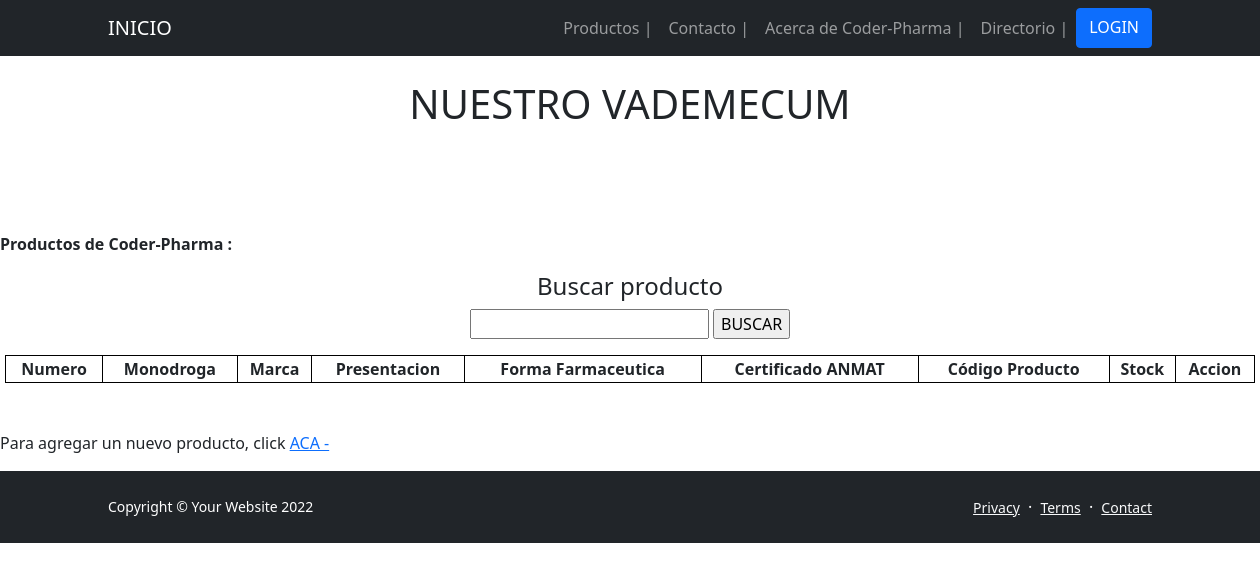
Page /App-Drogueria/Productos on the earlier database version.
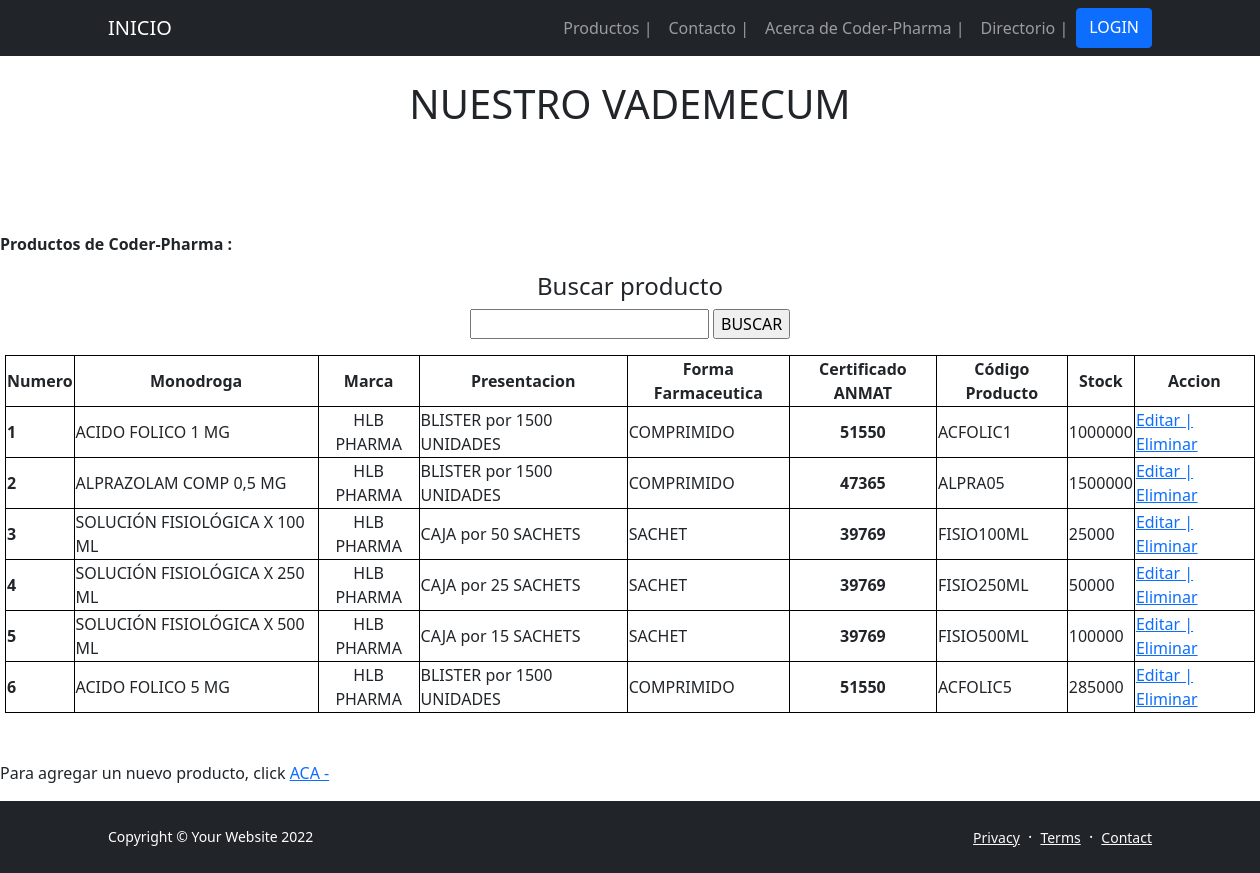
Same page on the later database version.
### App_DROGUERIA/models.py (models this page shows, shortened)
class PRODUCTO(models.Model):
    monodroga = models.CharField(max_length=50)
    marca = models.CharField(max_length=50) # Del laboratorio productor - Ej. Rivero, Drawer, Klonal, Bayer, Bago, etc.
    presentacion = models.CharField(max_length=50) # Presentacion de la caja/BLISTER - Ej.: BLISTER x 15 Comp / CAJA x 100 Ampollas
    formFarmaceutica = models.CharField(max_length=50) # Comprimido, Capsula, Sachet, Ampolla, Frasco Ampolla, etc.
    certificado = models.IntegerField() # ANMAT
    codigoProducto = models.CharField(max_length=50)
    stock = models.IntegerField()
    class meta():
        ordering = ('-monodroga',)

### App_DROGUERIA/views.py (the view)
# urls.py: path('Productos', Productos, name = "02_Productos"),
def Productos(request):
    productos = PRODUCTO.objects.all()
    return render(request,"02 - Productos.html", {"Vademecum": productos})

### App_DROGUERIA/Templates/02 - Productos.html
{% extends '00 - ORIGEN (b).html' %}
{% load static %}
{% block blockname %}
</head>
    <body>
        <br>
        <h1 class="text-center">NUESTRO VADEMECUM </h1>
        <br>
        <br>
        <br>
        <br>
        <p><b> Productos de Coder-Pharma : </b></p>
    <center>
        <h4 class="text-center"> Buscar producto </h4>
        <form action="{% url '02_BuscarProducto' %}" method="GET"> {% csrf_token %}
        <p><input type="text" name="monodroga">
        <input type="submit" value="BUSCAR">
        </p>
        </form>
        <table style="width: 1250px;">
            <tr>
                <th class="text-center">Numero</th>
                <th class="text-center">Monodroga</th>
                <th class="text-center">Marca</th>
                <th class="text-center">Presentacion</th>
                <th class="text-center">Forma Farmaceutica</th>
                <th class="text-center">Certificado ANMAT</th>
                <th class="text-center">Código Producto</th>
                <th class="text-center">Stock</th>
                <th class="text-center">Accion</th>
            </tr>
                {% for productos in Vademecum %}
            <tr>
                <th scope="row">{{forloop.counter}}</th>
                <td>{{productos.monodroga}}</td>
                <td class="text-center">{{productos.marca}}</td>
                <td>{{productos.presentacion}}</td>
                <td>{{productos.formFarmaceutica}}</td>
                <td class="text-center"><b>{{productos.certificado}}</b></td>
                <td>{{productos.codigoProducto}}</td>
                <td>{{productos.stock}}</td>
                <td>
                    <a href="{% url '02_EditaProducto' productos.id %}">Editar |</a>
                    <a href="{% url '02_EliminaProducto' productos.id %}">Eliminar</a>
                </td>
            </tr>
                {% endfor %}
        </table>
    </center>
    <br>
    <br>
    <p> Para agregar un nuevo producto, click  <a href="{% url '02_AgregaProducto' %}"> ACA -</a> </p>
    </body>
</html>
{% endblock blockname %}

### App_DROGUERIA/Templates/00 - ORIGEN (b).html (shortened to what this page needs)
<!DOCTYPE html>
<html lang="es">
    <head>
        {% load static %}
        <link href="https://cdn.jsdelivr.net/npm/bootstrap-icons@1.5.0/font/bootstrap-icons.css" rel="stylesheet" />
        <link href="{% static 'css/styles.css' %}" rel="stylesheet" />
        <link href="css/styles.css" rel="stylesheet" />
    </head>
    <body class="d-flex flex-column h-100">
        <main class="flex-shrink-0">
            <nav class="navbar navbar-expand-lg navbar-dark bg-dark">
                <div class="container px-5">
                    <a class="navbar-brand" href="{% url '01_Inicio' %}">INICIO</a>
                    <div class="collapse navbar-collapse" id="navbarSupportedContent">
                        <ul class="navbar-nav ms-auto mb-2 mb-lg-0">
                            <li class="nav-item"><a class="nav-link" href="{% url '02_Productos' %}">Productos | </a></li>
                            <li class="nav-item"><a class="nav-link" href="{% url '03_Contacto' %}">Contacto | </a></li>
                            <li class="nav-item"><a class="nav-link" href="{% url '04_AcercadeCoderPharma' %}">Acerca de Coder-Pharma | </a></li>
                            <li class="nav-item"><a class="nav-link" href="{% url '05_Directorio' %}">Directorio | </a></li>
                            <li class="btn btn-primary" href="#signup">LOGIN</a>
                            </li>
                        </ul>
                    </div>
                </div>
            </nav>
            {% block blockname %}
            {% endblock blockname %}
        <footer class="bg-dark py-4 mt-auto">
            <div class="container px-5">
                <div class="row align-items-center justify-content-between flex-column flex-sm-row">
                    <div class="col-auto"><div class="small m-0 text-white">Copyright &copy; Your Website 2022</div></div>
                    <div class="col-auto">
                        <a class="link-light small" href="#!">Privacy</a>
                        <span class="text-white mx-1">&middot;</span>
                        <a class="link-light small" href="#!">Terms</a>
                        <span class="text-white mx-1">&middot;</span>
                        <a class="link-light small" href="#!">Contact</a>
                    </div>
                </div>
            </div>
        </footer>
    </body>
</html>

### App_DROGUERIA/Templates/00 - ORIGEN (b).html (style rules this page uses)
table, th, td { border: 1px solid black; }

Differences in the rows shown:
added PRODUCTO: monodroga "ACIDO FOLICO 1 MG", marca "HLB PHARMA", presentacion "BLISTER por 1500 UNIDADES", formFarmaceutica "COMPRIMIDO", certificado "51550", codigoProducto "ACFOLIC1", stock "1000000"
added PRODUCTO: monodroga "ALPRAZOLAM COMP 0,5 MG", marca "HLB PHARMA", presentacion "BLISTER por 1500 UNIDADES", formFarmaceutica "COMPRIMIDO", certificado "47365", codigoProducto "ALPRA05", stock "1500000"
added PRODUCTO: monodroga "SOLUCIÓN FISIOLÓGICA X 100 ML", marca "HLB PHARMA", presentacion "CAJA por 50 SACHETS", formFarmaceutica "SACHET", certificado "39769", codigoProducto "FISIO100ML", stock "25000"
added PRODUCTO: monodroga "SOLUCIÓN FISIOLÓGICA X 250 ML", marca "HLB PHARMA", presentacion "CAJA por 25 SACHETS", formFarmaceutica "SACHET", certificado "39769", codigoProducto "FISIO250ML", stock "50000"
added PRODUCTO: monodroga "SOLUCIÓN FISIOLÓGICA X 500 ML", marca "HLB PHARMA", presentacion "CAJA por 15 SACHETS", formFarmaceutica "SACHET", certificado "39769", codigoProducto "FISIO500ML", stock "100000"
added PRODUCTO: monodroga "ACIDO FOLICO 5 MG", marca "HLB PHARMA", presentacion "BLISTER por 1500 UNIDADES", formFarmaceutica "COMPRIMIDO", certificado "51550", codigoProducto "ACFOLIC5", stock "285000"
